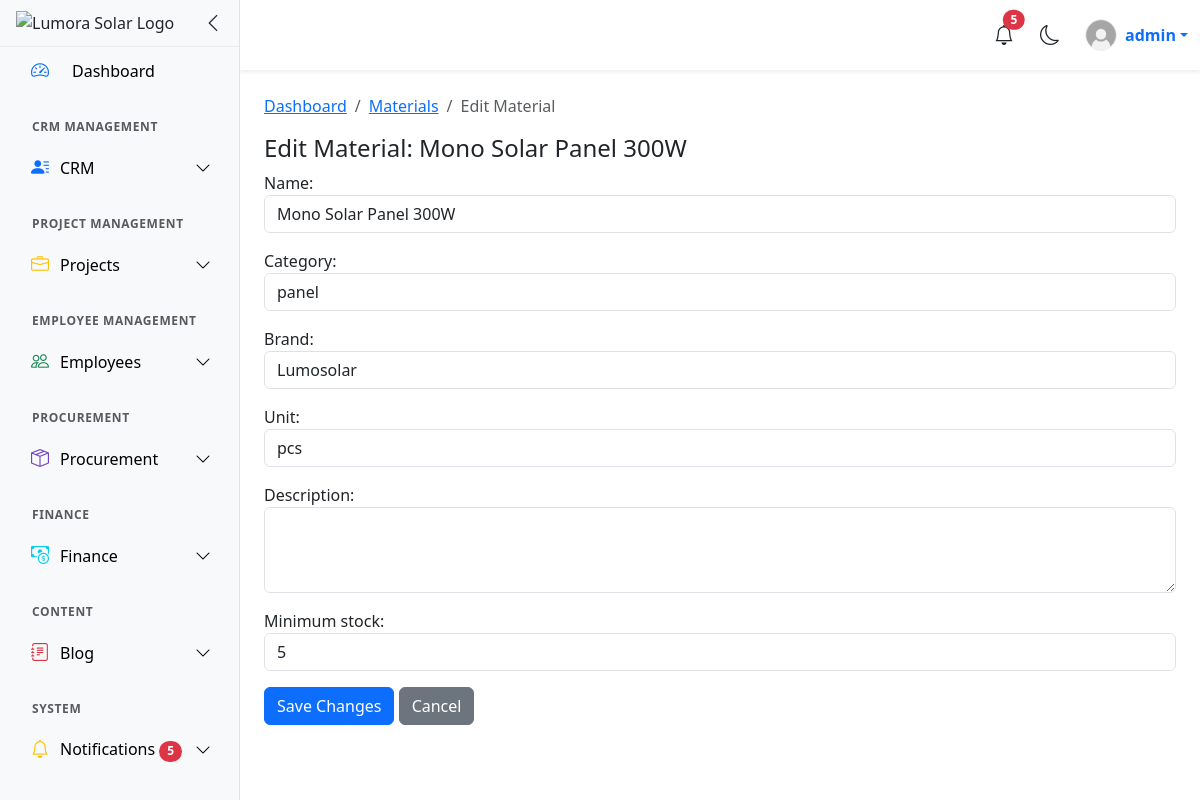
The page /procurement/edit-material/1/ (signed in) on the database its author committed.
### users/models.py (models this page shows)
class CustomUser(AbstractUser):
    username = models.CharField(max_length=20, unique=True)
    email = models.EmailField(unique=True)
    ROLE_CHOICES = (
        ('admin', 'Admin'),
        ('engineer', 'Engineer'),
        ('accountant', 'Accountant'),
        ('sales','Sales'),
        ('staff', 'Staff'),
    )
    role = models.CharField(max_length=10, choices=ROLE_CHOICES, default='staff')
    must_change_password = models.BooleanField(default=False)

### procurement/models.py (models this page shows, shortened)
class Material(models.Model):
    CATEGORY_CHOICES = (
        ('panel', 'Solar Panel'),
        ('inverter', 'Inverter'),
        ('battery', 'Battery'),
        ('cable', 'Cable'),
        ('structure', 'Structure'),
        ('accessory', 'Accessory'),
    )
    name = models.CharField(max_length=200)
    category = models.CharField(
        max_length=100,
        choices=CATEGORY_CHOICES,
        null=True
    )
    brand = models.CharField(max_length=150, blank=True, null=True)
    unit = models.CharField(max_length=50)
    description = models.TextField(blank=True)
    minimum_stock = models.IntegerField(default=0)
    created_at = models.DateTimeField(auto_now_add=True)

### procurement/views.py (the view)
# urls.py: path('edit-material/<int:mid>/', edit_material, name="edit_material"),
def edit_material(request, mid):
    material = Material.objects.get(id=mid)
    if request.method == "POST":
        form = MaterialForm(request.POST, instance=material)
        if form.is_valid():
            form.save()
            return redirect(material_list)
    else:
        form = MaterialForm(instance=material)
    return render(request, "dashboard/edit_material.html", {"form": form, "material": material})

### procurement/forms.py
class MaterialForm(forms.ModelForm):
    class Meta:
        model = Material
        exclude = ['created_at']
        widgets = {
            "name": forms.TextInput(attrs={"class": "form-control"}),
            "category": forms.TextInput(attrs={"class": "form-control"}),
            "brand": forms.TextInput(attrs={"class": "form-control"}),
            "unit": forms.TextInput(attrs={"class": "form-control"}),
            "description": forms.Textarea(attrs={"class": "form-control", "rows": 3}),
            "minimum_stock": forms.NumberInput(attrs={"class": "form-control"}),
        }

### users/context_processors.py (called while the page is built)
def notifications_processor(request):
    if request.user.is_authenticated:
        notifications = Notification.objects.filter(recipient=request.user).order_by('-created_at')[:10]
        unread_count = Notification.objects.filter(recipient=request.user,is_read=False).count()
    else:
        notifications = []
        unread_count = 0
    return {
        'notifications': notifications,
        'unread_count': unread_count,
    }

### templates/dashboard/edit_material.html (shortened to what this page needs)
{% extends "dashboard/dashboard.html" %}
{% block content %}
<nav aria-label="breadcrumb">
  <ol class="breadcrumb">
    <li class="breadcrumb-item"><a href="{% url 'dashboard' %}">Dashboard</a></li>
    <li class="breadcrumb-item"><a href="{% url 'material_list' %}">Materials</a></li>
    <li class="breadcrumb-item active" aria-current="page">Edit Material</li>
  </ol>
</nav>
<h4>Edit Material: {{ material.name }}</h4>
<form method="post">
    {{ form.as_p }}
    <button type="submit" class="btn btn-primary">Save Changes</button>
    <a href="{% url 'material_list' %}" class="btn btn-secondary">Cancel</a>
</form>
{% endblock %}

### templates/include/topnavbar.html (shortened to what this page needs)
{% load static %}
<nav class="navbar navbar-expand-lg bg-body shadow-sm sticky-top">
    <div class="container-fluid">
        <div class="ms-auto d-flex align-items-center">
            <div class="dropdown me-3">
                <button class="btn btn-link position-relative p-0 text-body"
                        data-bs-toggle="dropdown" aria-expanded="false">
                    <i class="bi bi-bell fs-5"></i>
                    {% if unread_count > 0 %}
                    <span id="notif-count"
                        class="position-absolute top-0 start-100 translate-middle badge rounded-pill bg-danger">
                        {{ unread_count }}
                    </span>
                    {% else %}
                    <span id="notif-count"
                        class="position-absolute top-0 start-100 translate-middle badge rounded-pill bg-danger"
                        style="display:none;">
                    </span>
                    {% endif %}
                </button>
            </div>
            <button id="themeToggle" class="btn btn-link px-2 me-3 text-body">
                <i id="themeIcon" class="bi bi-moon fs-5"></i>
            </button>
            <div class="dropdown">
                <a class="dropdown-toggle text-decoration-none d-flex align-items-center"
                   href="#" data-bs-toggle="dropdown">
                    {% if request.user.profile_photo %}
                        <img src="{{ request.user.profile_photo.url }}"
                             class="rounded-circle me-2"
                             style="width:32px;height:32px;object-fit:cover;">
                    {% else %}
                        <img src="{% static 'images/profile.avif' %}"
                             class="rounded-circle me-2"
                             style="width:32px;height:32px;object-fit:cover;">
                    {% endif %}
                    <span class="fw-semibold">{{ request.user.username }}</span>
                </a>
            </div>
        </div>
    </div>
</nav>

### static/css/dashboard/dashboard.css (style rules this page uses)
html, body { height:100%; margin:0; overflow-x:hidden; }
.navbar { height:70px; position:sticky; top:0; z-index:1000; }

### rows shown on the page
CustomUser: user.username "admin"
Material: name "Mono Solar Panel 300W", category "panel", brand "Lumosolar", unit "pcs", minimum_stock "5"

### other values the page prints
{{ unread_count }} "5"
